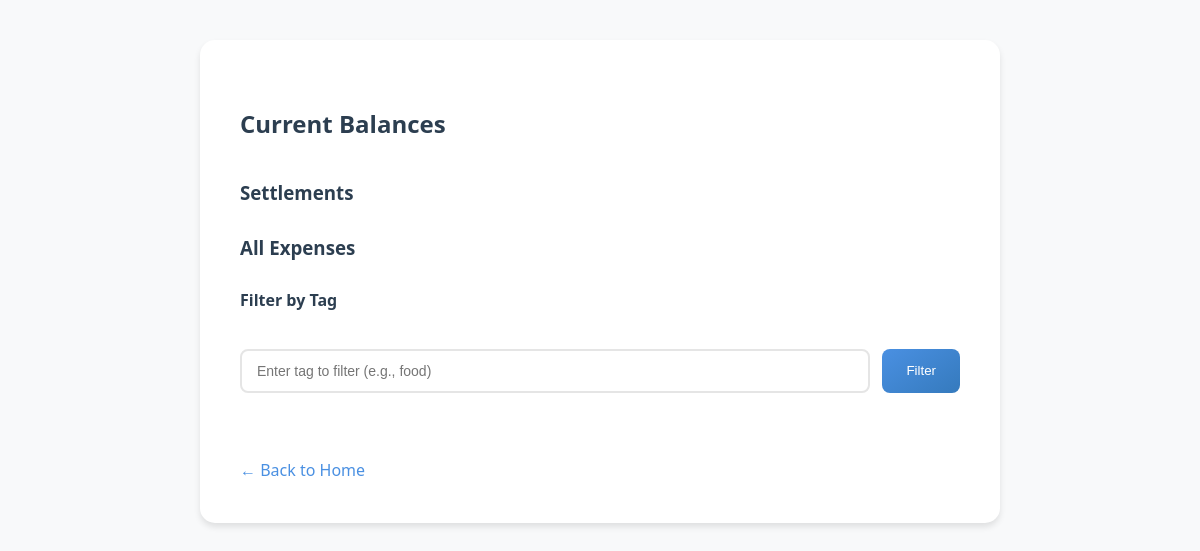
/balances, run on an earlier commit of the app's database.
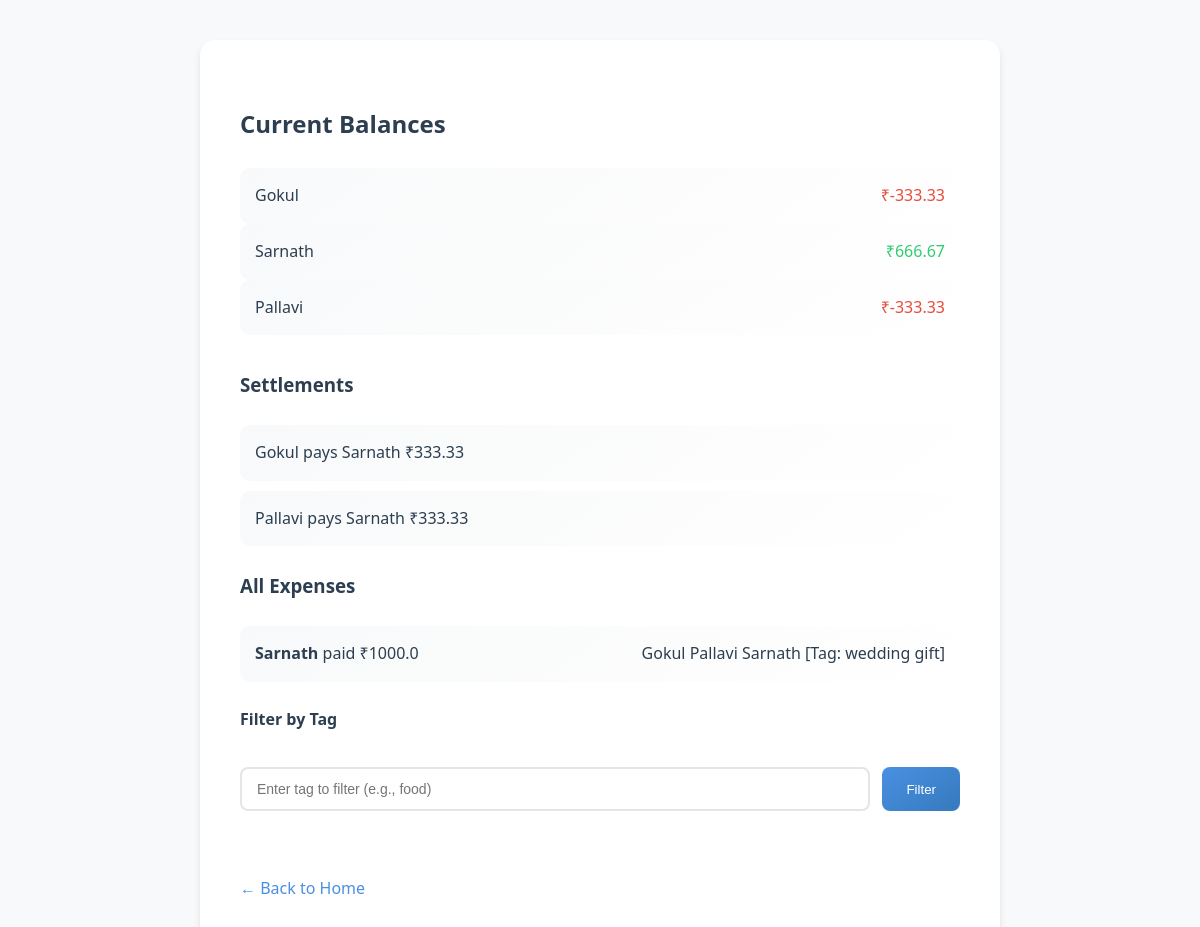
And on a later commit of the database.
### models.py (models this page shows)
class Person(db.Model):
    id = db.Column(db.Integer, primary_key=True)
    name = db.Column(db.String, unique=True)

class Expense(db.Model):
    id = db.Column(db.Integer, primary_key=True)
    payer = db.Column(db.String)
    amount = db.Column(db.Float)
    tag = db.Column(db.String)
    participants = db.Column(db.String)  # Comma-separated names

### app.py (the view)
@app.route("/balances")
def show_balances():
    balances, expenses = calculate_balances()
    transactions = simplify(balances)
    return render_template("balances.html", balances=balances, expenses=expenses, transactions=transactions)

### app.py (called while the page is built)
@app.before_request
def create_tables():
    db.create_all()
    if not Person.query.all():
        for name in ["Gokul", "Pallavi", "Srimathi", "Sarnath", "Aditi", "Sriprasad"]:
            db.session.add(Person(name=name))
        db.session.commit()

def calculate_balances():
    expenses = Expense.query.all()
    balances = defaultdict(float)
    for e in expenses:
        payer = e.payer
        amount = e.amount
        participants = e.participants.split(",")
        split = amount / len(participants)
        for p in participants:
            if p != payer:
                balances[p] -= split
                balances[payer] += split
    return balances, expenses

def simplify(balances):
    creditors = []
    debtors = []
    for person, balance in balances.items():
        if balance > 0:
            creditors.append((person, balance))
        elif balance < 0:
            debtors.append((person, -balance))
    creditors.sort(key=lambda x: x[1])
    debtors.sort(key=lambda x: x[1])
    transactions = []
    i = j = 0
    while i < len(debtors) and j < len(creditors):
        debtor, d_amt = debtors[i]
        creditor, c_amt = creditors[j]
        settled = min(d_amt, c_amt)
        transactions.append(f"{debtor} pays {creditor} ₹{settled:.2f}")
        debtors[i] = (debtor, d_amt - settled)
        creditors[j] = (creditor, c_amt - settled)
        if debtors[i][1] == 0:
            i += 1
        if creditors[j][1] == 0:
            j += 1
    return transactions

### templates/balances.html (shortened to what this page needs)
<!DOCTYPE html>
<html>
<head>
</head>
<body>
    <div class="container">
        <h2>Current Balances</h2>
        <div class="balances-section">
            {% for person, balance in balances.items() %}
                <div class="balance-card">
                    <span>{{ person }}</span>
                    <span class="{% if balance > 0 %}positive{% else %}negative{% endif %}">
                        ₹{{ "%.2f"|format(balance) }}
                    </span>
                </div>
            {% endfor %}
        </div>
        <h3>Settlements</h3>
        <div class="settlements">
            {% for t in transactions %}
                <div class="settlement-item">
                    {{ t }}
                </div>
            {% endfor %}
        </div>
        <h3>All Expenses</h3>
        <div class="expenses">
            {% for e in expenses %}
                <div class="expense-card">
                    <div>
                        <strong>{{ e.payer }}</strong> paid ₹{{ e.amount }}
                    </div>
                    <div>
                        {% set participants = e.participants.split(',') %}
                        {{ " ".join(participants) }}
                        <span class="tag">[Tag: {{ e.tag }}]</span>
                    </div>
                </div>
            {% endfor %}
        </div>
        <h4>Filter by Tag</h4>
        <div class="filter-section">
            <form action="/filter_tag">
                <input type="text" name="tag" placeholder="Enter tag to filter (e.g., food)">
                <button type="submit">Filter</button>
            </form>
        </div>
        <a href="/">← Back to Home</a>
    </div>
</body>
</html>

### templates/balances.html (style rules this page uses)
:root { --primary-color: #4a90e2; --primary-dark: #357abd; --text-color: #2c3e50; --background: #f8f9fa; --card-shadow: 0 4px 6px rgba(0, 0, 0, 0.1); }
body { font-family: 'Segoe UI', Tahoma, Geneva, Verdana, sans-serif; max-width: 800px; margin: 0 auto; padding: 40px 20px; background-color: var(--background); color: var(--text-color); line-height: 1.6; }
.container { background-color: white; padding: 40px; border-radius: 15px; box-shadow: var(--card-shadow); }
h2, h3, h4 { margin: 25px 0; font-weight: 600; color: var(--text-color); }
.balances-section { margin-bottom: 35px; }
.balance-card { padding: 15px; border-radius: 10px; display: flex; justify-content: space-between; align-items: center; background: linear-gradient(145deg, #f8f9fa, white); transition: transform 0.3s ease, box-shadow 0.3s ease; }
.settlements { margin: 25px 0; }
.settlement-item { padding: 15px; border-radius: 10px; background: linear-gradient(145deg, #f8f9fa, white); margin: 10px 0; transition: transform 0.3s ease; }
.expenses { margin: 25px 0; }
.expense-card { display: flex; justify-content: space-between; align-items: center; padding: 15px; border-radius: 10px; background: linear-gradient(145deg, #f8f9fa, white); margin: 10px 0; transition: all 0.3s ease; }
.expense-card strong { color: var(--text-color); font-weight: 600; }
.filter-section { margin: 35px 0; }
form { display: flex; gap: 12px; margin-bottom: 20px; }
input[type="text"] { padding: 12px 15px; border: 2px solid #e5e5e5; border-radius: 8px; flex: 1; font-size: 14px; transition: border-color 0.3s ease; }
button { background: linear-gradient(145deg, var(--primary-color), var(--primary-dark)); color: white; padding: 12px 24px; border: none; border-radius: 8px; cursor: pointer; font-weight: 500; transition: transform 0.3s ease, box-shadow 0.3s ease; }
a { display: inline-block; margin-top: 30px; text-decoration: none; color: var(--primary-color); font-weight: 500; transition: color 0.3s ease; }
.positive { color: #2ecc71; font-weight: 500; }
.negative { color: #e74c3c; font-weight: 500; }
html { scroll-behavior: smooth; }

What changed in the data, as far as the page shows it:
now on this page (row unchanged): Person: name "Gokul", balance "-333.33"
added Expense: payer "Sarnath", balance "666.67", amount "1000.0", value "Gokul Pallavi Sarnath", tag "wedding gift"
now on this page (row unchanged): Person: name "Pallavi", balance "-333.33"
Also different on the page:
new list line: "Gokul pays Sarnath ₹333.33"
new list line: "Pallavi pays Sarnath ₹333.33"
